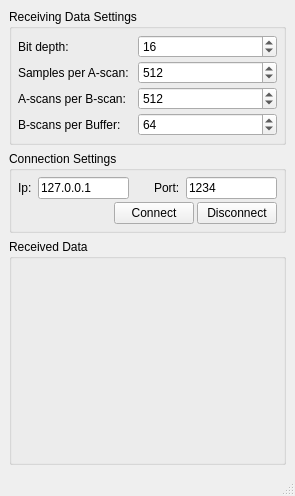
<?xml version="1.0" encoding="UTF-8"?>
<ui version="4.0">
 <class>SocketStreamClient</class>
 <widget class="QMainWindow" name="SocketStreamClient">
  <property name="geometry">
   <rect>
    <x>0</x>
    <y>0</y>
    <width>295</width>
    <height>496</height>
   </rect>
  </property>
  <property name="windowTitle">
   <string>SocketStreamClient</string>
  </property>
  <widget class="QWidget" name="centralwidget">
   <layout class="QVBoxLayout" name="verticalLayout_2">
    <item>
     <widget class="QGroupBox" name="groupBox_dataSettings">
      <property name="sizePolicy">
       <sizepolicy hsizetype="Preferred" vsizetype="Maximum">
        <horstretch>0</horstretch>
        <verstretch>0</verstretch>
       </sizepolicy>
      </property>
      <property name="title">
       <string>Receiving Data Settings</string>
      </property>
      <layout class="QFormLayout" name="formLayout">
       <property name="horizontalSpacing">
        <number>6</number>
       </property>
       <property name="verticalSpacing">
        <number>3</number>
       </property>
       <property name="leftMargin">
        <number>6</number>
       </property>
       <property name="topMargin">
        <number>6</number>
       </property>
       <property name="rightMargin">
        <number>6</number>
       </property>
       <property name="bottomMargin">
        <number>6</number>
       </property>
       <item row="0" column="0">
        <widget class="QLabel" name="label_6">
         <property name="text">
          <string>Bit depth: </string>
         </property>
        </widget>
       </item>
       <item row="0" column="1">
        <widget class="QSpinBox" name="spinBox_bitdepth">
         <property name="minimum">
          <number>8</number>
         </property>
         <property name="maximum">
          <number>32</number>
         </property>
         <property name="value">
          <number>16</number>
         </property>
        </widget>
       </item>
       <item row="1" column="0">
        <widget class="QLabel" name="label_3">
         <property name="text">
          <string>Samples per A-scan: </string>
         </property>
        </widget>
       </item>
       <item row="1" column="1">
        <widget class="QSpinBox" name="spinBox_samplesPerAscan">
         <property name="maximum">
          <number>8192</number>
         </property>
         <property name="value">
          <number>512</number>
         </property>
        </widget>
       </item>
       <item row="2" column="0">
        <widget class="QLabel" name="label_4">
         <property name="text">
          <string>A-scans per B-scan: </string>
         </property>
        </widget>
       </item>
       <item row="2" column="1">
        <widget class="QSpinBox" name="spinBox_AscansPerBscan">
         <property name="maximum">
          <number>8192</number>
         </property>
         <property name="value">
          <number>512</number>
         </property>
        </widget>
       </item>
       <item row="3" column="0">
        <widget class="QLabel" name="label_5">
         <property name="text">
          <string>B-scans per Buffer: </string>
         </property>
        </widget>
       </item>
       <item row="3" column="1">
        <widget class="QSpinBox" name="spinBox_BscansPerBuffer">
         <property name="maximum">
          <number>8192</number>
         </property>
         <property name="value">
          <number>64</number>
         </property>
        </widget>
       </item>
      </layout>
     </widget>
    </item>
    <item>
     <widget class="QGroupBox" name="groupBox">
      <property name="sizePolicy">
       <sizepolicy hsizetype="Preferred" vsizetype="Maximum">
        <horstretch>0</horstretch>
        <verstretch>0</verstretch>
       </sizepolicy>
      </property>
      <property name="title">
       <string>Connection Settings</string>
      </property>
      <layout class="QVBoxLayout" name="verticalLayout">
       <property name="spacing">
        <number>3</number>
       </property>
       <property name="leftMargin">
        <number>6</number>
       </property>
       <property name="topMargin">
        <number>6</number>
       </property>
       <property name="rightMargin">
        <number>6</number>
       </property>
       <property name="bottomMargin">
        <number>6</number>
       </property>
       <item>
        <layout class="QHBoxLayout" name="horizontalLayout_4">
         <item>
          <layout class="QHBoxLayout" name="horizontalLayout">
           <item>
            <widget class="QLabel" name="label">
             <property name="text">
              <string>Ip: </string>
             </property>
            </widget>
           </item>
           <item>
            <widget class="QLineEdit" name="lineEdit_ip">
             <property name="text">
              <string>127.0.0.1</string>
             </property>
            </widget>
           </item>
          </layout>
         </item>
         <item>
          <spacer name="horizontalSpacer">
           <property name="orientation">
            <enum>Qt::Horizontal</enum>
           </property>
           <property name="sizeHint" stdset="0">
            <size>
             <width>40</width>
             <height>20</height>
            </size>
           </property>
          </spacer>
         </item>
         <item>
          <layout class="QHBoxLayout" name="horizontalLayout_2">
           <item>
            <widget class="QLabel" name="label_2">
             <property name="text">
              <string>Port: </string>
             </property>
            </widget>
           </item>
           <item>
            <widget class="QLineEdit" name="lineEdit_port">
             <property name="text">
              <string>1234</string>
             </property>
            </widget>
           </item>
          </layout>
         </item>
        </layout>
       </item>
       <item>
        <layout class="QHBoxLayout" name="horizontalLayout_3">
         <item>
          <spacer name="horizontalSpacer_2">
           <property name="orientation">
            <enum>Qt::Horizontal</enum>
           </property>
           <property name="sizeHint" stdset="0">
            <size>
             <width>40</width>
             <height>20</height>
            </size>
           </property>
          </spacer>
         </item>
         <item>
          <widget class="QPushButton" name="pushButton_connect">
           <property name="text">
            <string>Connect</string>
           </property>
          </widget>
         </item>
         <item>
          <widget class="QPushButton" name="pushButton_disconnect">
           <property name="text">
            <string>Disconnect</string>
           </property>
          </widget>
         </item>
        </layout>
       </item>
      </layout>
     </widget>
    </item>
    <item>
     <widget class="QGroupBox" name="groupBox_2">
      <property name="title">
       <string>Received Data</string>
      </property>
      <layout class="QHBoxLayout" name="horizontalLayout_5">
       <item>
        <widget class="ImageDisplay" name="widget_imagedisplay" native="true">
         <property name="minimumSize">
          <size>
           <width>160</width>
           <height>160</height>
          </size>
         </property>
        </widget>
       </item>
      </layout>
     </widget>
    </item>
   </layout>
  </widget>
  <widget class="QMenuBar" name="menubar">
   <property name="geometry">
    <rect>
     <x>0</x>
     <y>0</y>
     <width>295</width>
     <height>20</height>
    </rect>
   </property>
  </widget>
  <widget class="QStatusBar" name="statusbar"/>
 </widget>
 <customwidgets>
  <customwidget>
   <class>ImageDisplay</class>
   <extends>QWidget</extends>
   <header>imagedisplay.h</header>
   <container>1</container>
  </customwidget>
 </customwidgets>
 <resources/>
 <connections/>
</ui>
